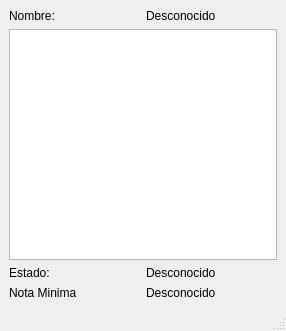
<?xml version="1.0" encoding="UTF-8"?>
<ui version="4.0">
 <class>Registro</class>
 <widget class="QMainWindow" name="Registro">
  <property name="geometry">
   <rect>
    <x>0</x>
    <y>0</y>
    <width>286</width>
    <height>331</height>
   </rect>
  </property>
  <property name="windowTitle">
   <string>Registro</string>
  </property>
  <widget class="QWidget" name="centralwidget">
   <layout class="QGridLayout" name="gridLayout">
    <item row="0" column="0">
     <widget class="QLabel" name="label">
      <property name="text">
       <string>Nombre:</string>
      </property>
     </widget>
    </item>
    <item row="0" column="1">
     <widget class="QLabel" name="lblNombre">
      <property name="text">
       <string>Desconocido</string>
      </property>
     </widget>
    </item>
    <item row="1" column="0" colspan="2">
     <widget class="QTableWidget" name="tblCuadroNot"/>
    </item>
    <item row="2" column="0">
     <widget class="QLabel" name="label_3">
      <property name="text">
       <string>Estado:</string>
      </property>
     </widget>
    </item>
    <item row="2" column="1">
     <widget class="QLabel" name="lblEstado">
      <property name="text">
       <string>Desconocido</string>
      </property>
     </widget>
    </item>
    <item row="3" column="0">
     <widget class="QLabel" name="label_5">
      <property name="text">
       <string>Nota Minima</string>
      </property>
     </widget>
    </item>
    <item row="3" column="1">
     <widget class="QLabel" name="lblNotaMin">
      <property name="text">
       <string>Desconocido</string>
      </property>
     </widget>
    </item>
   </layout>
  </widget>
  <widget class="QMenuBar" name="menubar">
   <property name="geometry">
    <rect>
     <x>0</x>
     <y>0</y>
     <width>286</width>
     <height>21</height>
    </rect>
   </property>
  </widget>
  <widget class="QStatusBar" name="statusbar"/>
 </widget>
 <resources/>
 <connections/>
</ui>
